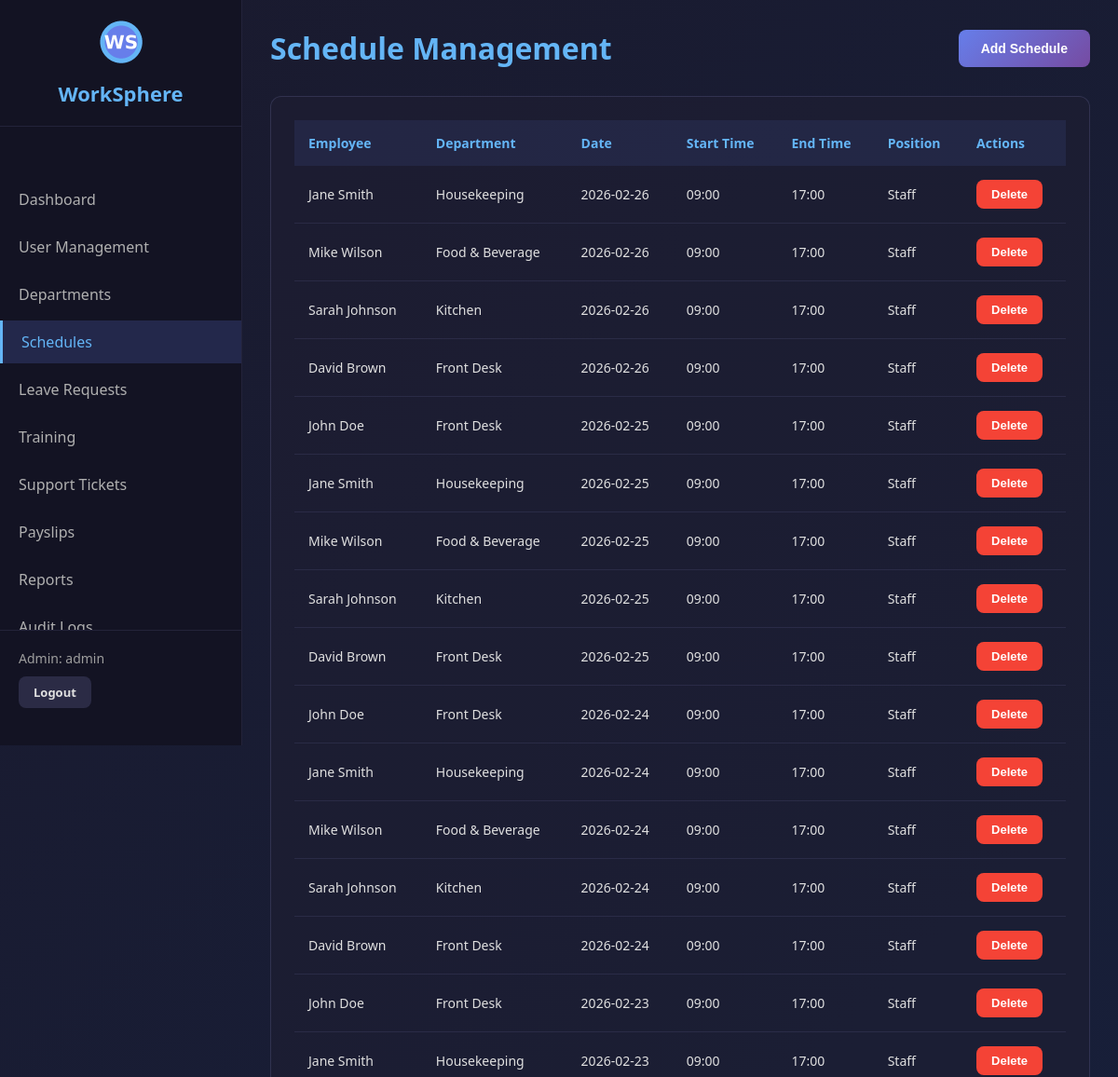
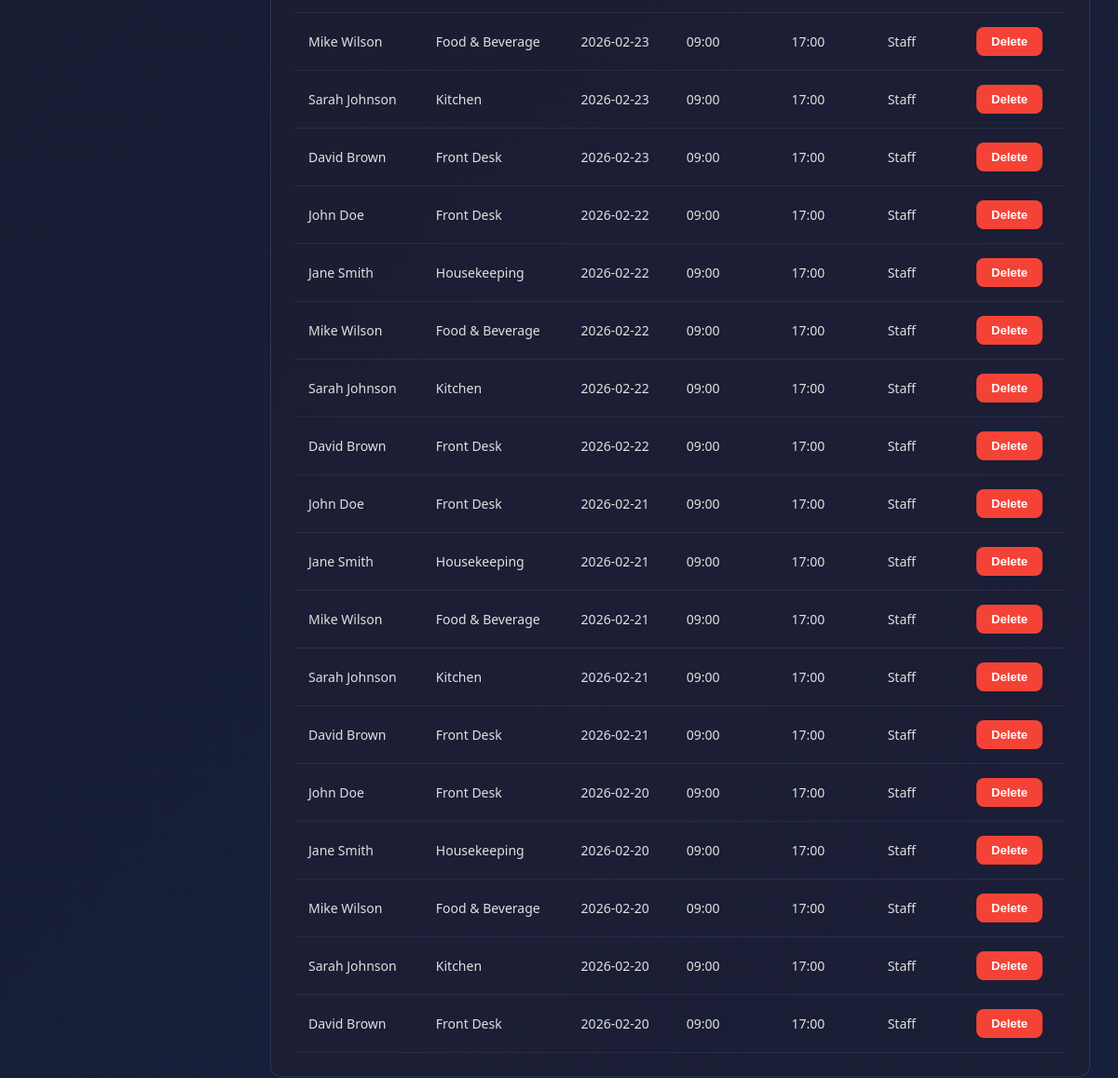
Screenshot of /admin/schedules (signed in) with the database file from the repository (2 pictures, top to bottom).
### tables this page shows
CREATE TABLE schedules (
            id INTEGER PRIMARY KEY AUTOINCREMENT,
            user_id INTEGER NOT NULL,
            shift_date TEXT NOT NULL,
            shift_start TEXT NOT NULL,
            shift_end TEXT NOT NULL,
            position TEXT,
            notes TEXT,
            created_by INTEGER,
            created_at TIMESTAMP DEFAULT CURRENT_TIMESTAMP,
            FOREIGN KEY (user_id) REFERENCES users (id)
        );

CREATE TABLE users (
            id INTEGER PRIMARY KEY AUTOINCREMENT,
            username TEXT UNIQUE NOT NULL,
            email TEXT UNIQUE NOT NULL,
            password TEXT NOT NULL,
            role TEXT NOT NULL,
            full_name TEXT NOT NULL,
            department_id INTEGER,
            phone TEXT,
            address TEXT,
            hire_date TEXT,
            status TEXT DEFAULT 'active',
            mfa_enabled INTEGER DEFAULT 0,
            mfa_secret TEXT,
            created_at TIMESTAMP DEFAULT CURRENT_TIMESTAMP
        );

CREATE TABLE departments (
            id INTEGER PRIMARY KEY AUTOINCREMENT,
            name TEXT UNIQUE NOT NULL,
            description TEXT,
            manager_id INTEGER,
            created_at TIMESTAMP DEFAULT CURRENT_TIMESTAMP
        );

### app.py (the view)
@app.route('/admin/schedules')
@admin_required
def admin_schedules():
    conn = get_db()
    cursor = conn.cursor()
    schedules = cursor.execute('''
        SELECT s.*, u.full_name, d.name as department_name
        FROM schedules s
        JOIN users u ON s.user_id = u.id
        LEFT JOIN departments d ON u.department_id = d.id
        ORDER BY s.shift_date DESC, s.shift_start
    ''').fetchall()
    users = cursor.execute('SELECT id, full_name FROM users WHERE role = "employee" AND status = "active" ORDER BY full_name').fetchall()
    return render_template('admin_schedules.html', schedules=schedules, users=users)

### app.py (called while the page is built)
def get_db():
    if 'db' not in g:
        g.db = sqlite3.connect(
            DATABASE,
            timeout=20,                   # wait up to 20s if locked
            check_same_thread=False
        )
        g.db.row_factory = sqlite3.Row
        g.db.execute("PRAGMA journal_mode=WAL")    # WAL allows concurrent reads
        g.db.execute("PRAGMA busy_timeout=20000")  # 20s busy timeout at SQLite level
    return g.db

def admin_required(f):
    @wraps(f)
    def decorated_function(*args, **kwargs):
        if 'user_id' not in session:
            flash('Please login to access this page', 'error')
            return redirect('/login')
        if session.get('actual_role') != 'admin':
            flash('Admin access required', 'error')
            return redirect('/employee/dashboard')
        return f(*args, **kwargs)
    return decorated_function

### templates/admin_schedules.html (shortened to what this page needs)
<!DOCTYPE html>
<html lang="en">
<head>
    <link rel="stylesheet" href="/static/css/style.css">
</head>
<body>
    <div class="dashboard-container">
        <nav class="sidebar">
            <div class="logo-container">
                <img src="/static/images/logo.png" alt="WorkSphere Logo" class="logo-small">
                <h2>WorkSphere</h2>
            </div>
            <ul class="nav-menu">
                <li><a href="/admin/dashboard">Dashboard</a></li>
                <li><a href="/admin/users">User Management</a></li>
                <li><a href="/admin/departments">Departments</a></li>
                <li class="active"><a href="/admin/schedules">Schedules</a></li>
                <li><a href="/admin/leave-requests">Leave Requests</a></li>
                <li><a href="/admin/training">Training</a></li>
                <li><a href="/admin/support">Support Tickets</a></li>
                <li><a href="/admin/payslips">Payslips</a></li>
                <li><a href="/admin/reports">Reports</a></li>
                <li><a href="/admin/audit-logs">Audit Logs</a></li>
            </ul>
            <div class="user-info">
                <p>Admin: {{ session.username }}</p>
                <a href="/logout" class="btn btn-secondary btn-sm">Logout</a>
            </div>
        </nav>
        <main class="main-content">
            <header class="page-header">
                <h1>Schedule Management</h1>
                <button onclick="document.getElementById('addScheduleModal').style.display='block'" class="btn btn-primary">Add Schedule</button>
            </header>
            <div class="section">
                <table class="data-table">
                    <thead>
                        <tr>
                            <th>Employee</th>
                            <th>Department</th>
                            <th>Date</th>
                            <th>Start Time</th>
                            <th>End Time</th>
                            <th>Position</th>
                            <th>Actions</th>
                        </tr>
                    </thead>
                    <tbody>
                        {% for schedule in schedules %}
                        <tr>
                            <td>{{ schedule.full_name }}</td>
                            <td>{{ schedule.department_name or 'N/A' }}</td>
                            <td>{{ schedule.shift_date }}</td>
                            <td>{{ schedule.shift_start }}</td>
                            <td>{{ schedule.shift_end }}</td>
                            <td>{{ schedule.position or 'N/A' }}</td>
                            <td>
                                <form method="POST" action="/admin/schedules/delete/{{ schedule.id }}" style="display:inline;">
                                    <button type="submit" class="btn btn-sm btn-danger">Delete</button>
                                </form>
                            </td>
                        </tr>
                        {% endfor %}
                    </tbody>
                </table>
            </div>
        </main>
    </div>
</body>
</html>

### static/css/style.css (style rules this page uses)
* { margin: 0; padding: 0; box-sizing: border-box; }
body { font-family: 'Segoe UI', Tahoma, Geneva, Verdana, sans-serif; background: linear-gradient(135deg, #1a1a2e 0%, #16213e 100%); color: #e0e0e0; min-height: 100vh; }
.logo-container { text-align: center; margin-bottom: 30px; }
.btn { padding: 12px 24px; border: none; border-radius: 8px; cursor: pointer; font-size: 14px; font-weight: 600; transition: all 0.3s ease; text-decoration: none; display: inline-block; }
.btn-primary { background: linear-gradient(135deg, #667eea 0%, #764ba2 100%); color: white; }
.btn-secondary { background: rgba(100, 100, 150, 0.3); color: #e0e0e0; }
.btn-danger { background: #f44336; color: white; }
.btn-sm { padding: 8px 16px; font-size: 13px; }
.dashboard-container { display: flex; min-height: 100vh; }
.sidebar { width: 260px; background: rgba(20, 20, 35, 0.95); border-right: 1px solid rgba(100, 100, 150, 0.2); padding: 20px 0; position: fixed; height: 100vh; overflow-y: auto; display: flex; flex-direction: column; }
.logo-small { width: 50px; height: 50px; margin-bottom: 10px; }
.sidebar .logo-container { padding: 0 20px 20px 20px; border-bottom: 1px solid rgba(100, 100, 150, 0.2); flex-shrink: 0; }
.sidebar .logo-container h2 { color: #64b5f6; font-size: 22px; }
.nav-menu { list-style: none; padding: 20px 0; flex: 1; overflow-y: auto; }
.nav-menu li { margin: 5px 0; }
.nav-menu a { display: block; padding: 12px 20px; color: #b0b0b0; text-decoration: none; transition: all 0.3s ease; }
.nav-menu li.active a { background: rgba(100, 126, 234, 0.2); color: #64b5f6; border-left: 3px solid #64b5f6; }
.user-info { padding: 20px; border-top: 1px solid rgba(100, 100, 150, 0.2); background: rgba(20, 20, 35, 0.95); flex-shrink: 0; margin-top: auto; }
.user-info p { margin-bottom: 10px; font-size: 14px; color: #9e9e9e; }
.main-content { margin-left: 260px; flex: 1; padding: 30px; }
.page-header { display: flex; justify-content: space-between; align-items: center; margin-bottom: 30px; }
.page-header h1 { color: #64b5f6; font-size: 32px; }
.section { background: rgba(30, 30, 50, 0.6); border: 1px solid rgba(100, 100, 150, 0.3); border-radius: 12px; padding: 25px; margin-bottom: 30px; }
.data-table { width: 100%; border-collapse: collapse; }
.data-table thead { background: rgba(100, 126, 234, 0.1); }
.data-table th { padding: 15px; text-align: left; color: #64b5f6; font-weight: 600; font-size: 14px; }
.data-table td { padding: 15px; border-bottom: 1px solid rgba(100, 100, 150, 0.2); color: #e0e0e0; font-size: 14px; }

### rows the page displays
schedules: full_name "Jane Smith", name "Housekeeping", shift_date "2026-02-26", shift_start "09:00", shift_end "17:00", position "Staff"
schedules: full_name "Mike Wilson", name "Food & Beverage", shift_date "2026-02-26", shift_start "09:00", shift_end "17:00", position "Staff"
schedules: full_name "Sarah Johnson", name "Kitchen", shift_date "2026-02-26", shift_start "09:00", shift_end "17:00", position "Staff"
schedules: full_name "David Brown", name "Front Desk", shift_date "2026-02-26", shift_start "09:00", shift_end "17:00", position "Staff"
schedules: full_name "John Doe", name "Front Desk", shift_date "2026-02-25", shift_start "09:00", shift_end "17:00", position "Staff"
schedules: full_name "Jane Smith", name "Housekeeping", shift_date "2026-02-25", shift_start "09:00", shift_end "17:00", position "Staff"
schedules: full_name "Mike Wilson", name "Food & Beverage", shift_date "2026-02-25", shift_start "09:00", shift_end "17:00", position "Staff"
schedules: full_name "Sarah Johnson", name "Kitchen", shift_date "2026-02-25", shift_start "09:00", shift_end "17:00", position "Staff"
schedules: full_name "David Brown", name "Front Desk", shift_date "2026-02-25", shift_start "09:00", shift_end "17:00", position "Staff"
schedules: full_name "John Doe", name "Front Desk", shift_date "2026-02-24", shift_start "09:00", shift_end "17:00", position "Staff"
schedules: full_name "Jane Smith", name "Housekeeping", shift_date "2026-02-24", shift_start "09:00", shift_end "17:00", position "Staff"
schedules: full_name "Mike Wilson", name "Food & Beverage", shift_date "2026-02-24", shift_start "09:00", shift_end "17:00", position "Staff"
schedules: full_name "Sarah Johnson", name "Kitchen", shift_date "2026-02-24", shift_start "09:00", shift_end "17:00", position "Staff"
schedules: full_name "David Brown", name "Front Desk", shift_date "2026-02-24", shift_start "09:00", shift_end "17:00", position "Staff"
schedules: full_name "John Doe", name "Front Desk", shift_date "2026-02-23", shift_start "09:00", shift_end "17:00", position "Staff"
schedules: full_name "Jane Smith", name "Housekeeping", shift_date "2026-02-23", shift_start "09:00", shift_end "17:00", position "Staff"
schedules: full_name "Mike Wilson", name "Food & Beverage", shift_date "2026-02-23", shift_start "09:00", shift_end "17:00", position "Staff"
schedules: full_name "Sarah Johnson", name "Kitchen", shift_date "2026-02-23", shift_start "09:00", shift_end "17:00", position "Staff"
schedules: full_name "David Brown", name "Front Desk", shift_date "2026-02-23", shift_start "09:00", shift_end "17:00", position "Staff"
schedules: full_name "John Doe", name "Front Desk", shift_date "2026-02-22", shift_start "09:00", shift_end "17:00", position "Staff"
schedules: full_name "Jane Smith", name "Housekeeping", shift_date "2026-02-22", shift_start "09:00", shift_end "17:00", position "Staff"
schedules: full_name "Mike Wilson", name "Food & Beverage", shift_date "2026-02-22", shift_start "09:00", shift_end "17:00", position "Staff"
schedules: full_name "Sarah Johnson", name "Kitchen", shift_date "2026-02-22", shift_start "09:00", shift_end "17:00", position "Staff"
schedules: full_name "David Brown", name "Front Desk", shift_date "2026-02-22", shift_start "09:00", shift_end "17:00", position "Staff"
schedules: full_name "John Doe", name "Front Desk", shift_date "2026-02-21", shift_start "09:00", shift_end "17:00", position "Staff"
schedules: full_name "Jane Smith", name "Housekeeping", shift_date "2026-02-21", shift_start "09:00", shift_end "17:00", position "Staff"
schedules: full_name "Mike Wilson", name "Food & Beverage", shift_date "2026-02-21", shift_start "09:00", shift_end "17:00", position "Staff"
schedules: full_name "Sarah Johnson", name "Kitchen", shift_date "2026-02-21", shift_start "09:00", shift_end "17:00", position "Staff"
schedules: full_name "David Brown", name "Front Desk", shift_date "2026-02-21", shift_start "09:00", shift_end "17:00", position "Staff"
schedules: full_name "John Doe", name "Front Desk", shift_date "2026-02-20", shift_start "09:00", shift_end "17:00", position "Staff"
schedules: full_name "Jane Smith", name "Housekeeping", shift_date "2026-02-20", shift_start "09:00", shift_end "17:00", position "Staff"
schedules: full_name "Mike Wilson", name "Food & Beverage", shift_date "2026-02-20", shift_start "09:00", shift_end "17:00", position "Staff"
schedules: full_name "Sarah Johnson", name "Kitchen", shift_date "2026-02-20", shift_start "09:00", shift_end "17:00", position "Staff"
schedules: full_name "David Brown", name "Front Desk", shift_date "2026-02-20", shift_start "09:00", shift_end "17:00", position "Staff"

### other values shown
{{ session.username }} "admin"
